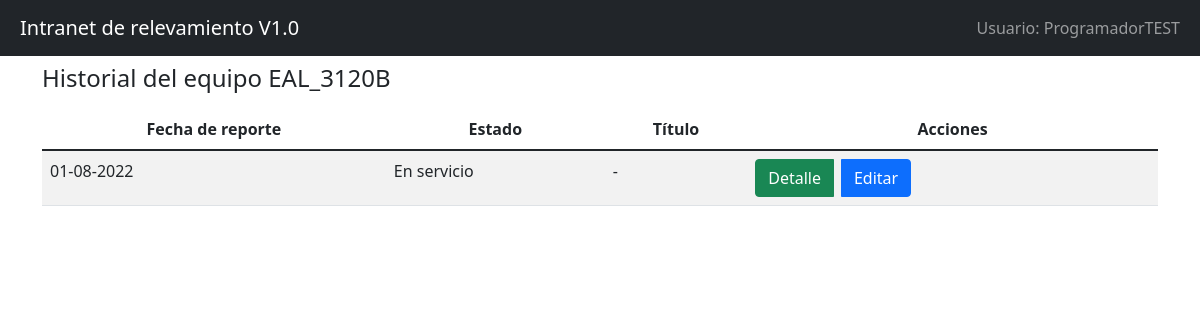
The app's page /historialEquipo/EAL_3120B with its own data.
### models/equipos.py (models this page shows, shortened)
class EAL_3120B(db.Model):
    id = db.Column(db.Integer, primary_key = True)
    estado = db.Column(db.String(35))
    titulo = db.Column(db.String(35))
    detalle = db.Column(db.String(500))
    fechaReporte = db.Column(db.Date)
    fechaCreada = db.Column(db.Date)
    usuario = db.Column(db.String(35))

### routes/equipos.py (the view)
@equipos.route("/historialEquipo/<tag>")
def historialEquipo(tag):
    lista = allEstados(tag)
    return render_template('equiposHistorial.html', lista=lista, tabla=tag)

### templates/equiposHistorial.html (shortened to what this page needs)
<!DOCTYPE html>
<html lang="en">
<head>
    <link href="https://cdn.jsdelivr.net/npm/bootstrap@5.1.3/dist/css/bootstrap.min.css" rel="stylesheet">
    <link rel="stylesheet" href="{{url_for('static', filename='main.css')}}">
</head>
<body>
  <header>
    <nav class="navbar navbar-dark bg-dark">
      <div class="container-fluid">
        <a class="navbar-brand ps-2" href={{url_for('equipos.home')}} id="titulo_version">Intranet de relevamiento V1.0</a>
        <span class="navbar-text me-2">
          <div id="nameUserNav">Usuario: ProgramadorTEST</div>
        </span>
      </div>
    </nav>
  </header>
  <main class="container">
    <h4 class="mt-2 mb-3">Historial del equipo {{tabla}} </h4>
    <table class="table table-striped">
      <thead>
        <tr>
          <th scope="col">Fecha de reporte</th>
          <th scope="col">Estado</th>
          <th scope="col">Título</th>
          <th scope="col">Acciones</th>
        </tr>
      </thead>
      <tbody>
        {% for list in lista %}
        <tr>
          <td>{{list.fechaReporte.strftime('%d-%m-%Y')}}</th>
          <td>{{list.estado}}</td>
          <td>{{list.titulo}}</td>
          <td>
            <div class="btn-group">
              <a type="button" class="btn btn-success me-2" href="{{url_for('equipos.detalleRegistroEquipo', tag=tabla, id=list.id)}}">Detalle</a>
              <a type="button" class="btn btn-primary me-2" href="{{url_for('equipos.updateRegistroEquipo', tag=tabla , id=list.id)}}">Editar</a>
            </div>
          </td>
        </tr>
        {% endfor%}
      </tbody>
    </table>
  </main>
</body>
</html>

### static/main.css (style rules this page uses)
:root { --bs-blue: #0d6efd; --bs-indigo: #6610f2; --bs-purple: #6f42c1; --bs-pink: #d63384; --bs-red: #dc3545; --bs-orange: #fd7e14; --bs-yellow: #ffc107; --bs-green: #198754; --bs-teal: #20c997; --bs-cyan: #0dcaf0; --bs-white: #fff; --bs-gray: #6c757d; --bs-gray-dark: #343a40; --bs-primary: #0d6efd; --bs-secondary: #6c757d; --bs-success: #198754; --bs-info: #0dcaf0; --bs-warning: #ffc107; --bs-danger: #dc3545; --bs-light: #f8f9fa; --bs-dark: #212529; --greyLight-2: #c8d0e7; --card-background: linear-gradient(to bottom right, #f9fafc, #f7f7f8); --card-shadow: inset 2px 2px 3px #ebebf3, inset 4px 4px 15px #ffffff, 3px 3px 12px #c2c7d4; --bs-font-sans-serif: system-ui, -apple-system, "Segoe UI", Roboto, "Helvetica Neue", Arial, "Noto Sans", "Liberation Sans", sans-serif, "Apple Color Emoji", "Segoe UI Emoji", "Segoe UI Symbol", "Noto Color Emoji"; --bs-font-monospace: SFMono-Regular, Menlo, Monaco, Consolas, "Liberation Mono", "Courier New", monospace; --bs-gradient: linear-gradient(180deg, rgba(255, 255, 255, 0.15), rgba(255, 255, 255, 0)); }
.contenedorEmisiones div table tr,th { text-align: center; }

### records on screen
EAL_3120B: fechaReporte "01-08-2022", estado "En servicio", titulo "-"

### other values on screen
{{ tabla }} "EAL_3120B"
